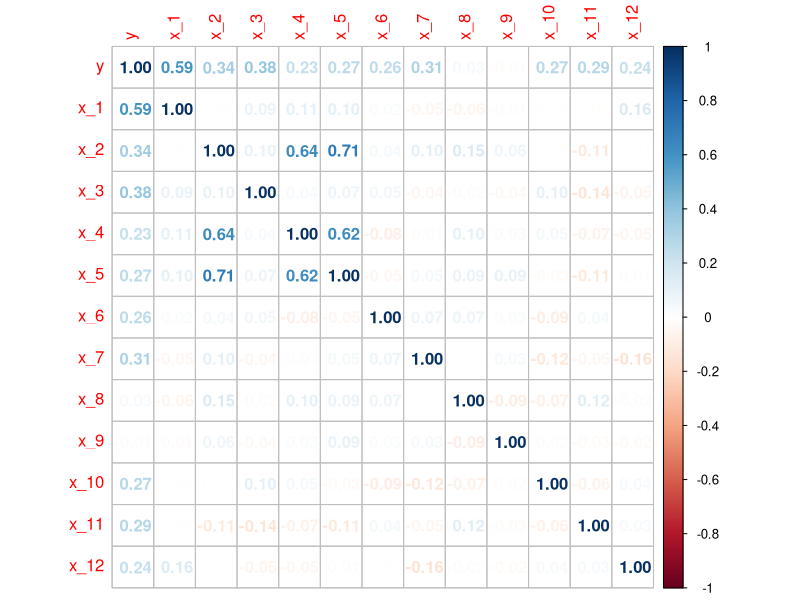
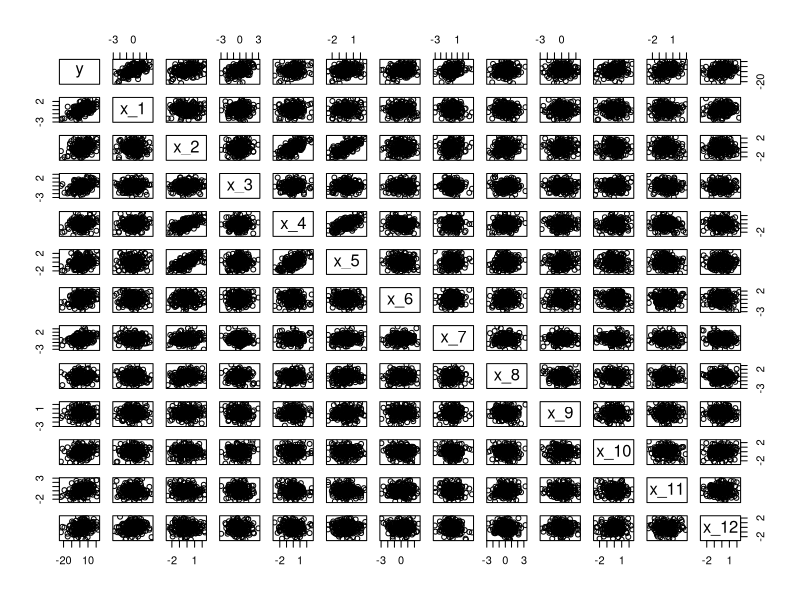
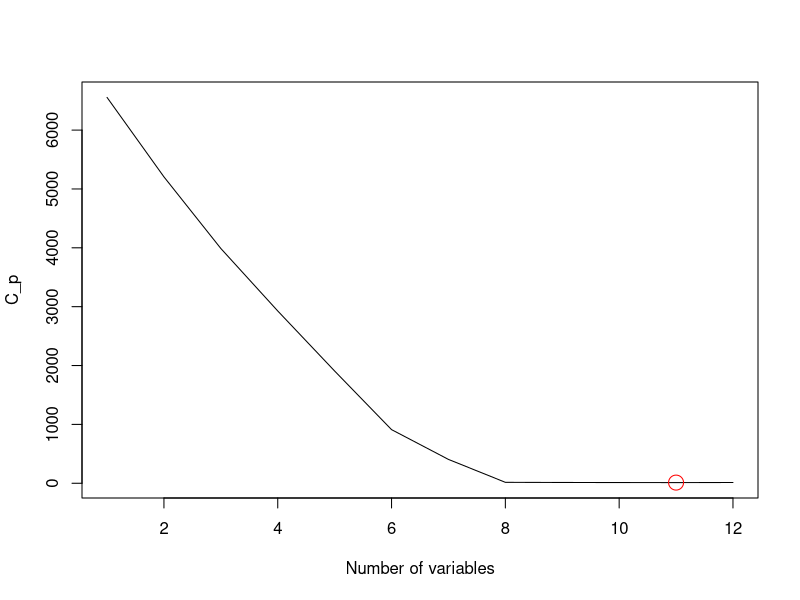

The R source for these figures, in order:

# Esercitazione riassuntiva regressione lineare

# Si consideri il dataset "exercise_30_10.csv" contenente 200 osservazioni della
# variabile dipendente Y e di 12 regressori. Nel dataset non sono presenti
# osservazioni con valori NA. Si vuole determinare un modello di regressione
# lineare che leghi Y ai regressori.
# Dividere il dataset in una parte di train (80% delle osservazioni) e una parte
# di test (20% delle osservazioni).

# a. Analizzare la correlazione tra le variabili. In base all'analisi effettuata,
#    commentare quali regressori potrebbero essere più influenti ai fini del calcolo
#    del modello di regressione.

# b. Calcolare i coefficienti del modello di regressione, usando sia le funzioni
#    builtin di R che usando la relazione esplicita per il calcolo dei coefficienti.
#    Verificare che i risultati siano coerenti.
#    Calcolare l'MSE di training del modello ottenuto, calcolando esplicitamente
#    i valori della y predetta dal modello.

# c. Effettuare una selezione dei regressori applicando la backward stepwise selection,
#    utilizzare Cp come metrica per scegliere il numero di regressori.
#    Calcolare l'MSE di training del modello ottenuto, calcolando esplicitamente
#    i valori della y predetta dal modello.
#    Si commenti sul numero di regressori scelti in relazione all'analisi di correlazione
#    effettuata al punto a.

# d. Calcolare l'MSE di test ottenuto con i due modelli di regressione calcolati ai punti b e c.
#    La differenza tra i due risultati è significativa? Commentare il comportamento osservato.

setwd("~/GitHub Repos/UNISA-Vault/MastersDegree/Data Science/Exercises")

install.packages('corrplot')
install.packages('leaps')
library('corrplot')
library('leaps')

df = read.csv("exercise_30_10.csv")
n = nrow(df)

set.seed(1902)
train_idxs = sample(seq_len(n), size = 0.8 * n)

train_data  = df[train_idxs, ]
test_data   = df[-train_idxs, ]


## Punto a.

cor_matrix = cor(df)
corrplot(cor_matrix, method='number')
plot(df)

# Dall'analisi di correlazione tra la variabile dipendente e quelle indipendenti
# possiamo notare come quelli che potrebbero essere i più significativi per il
# nostro modello di regressione lineare multiplo potrebbe essere quello composto
# da x1, x2, x3, x7 (abbiamo preso quelli con corr(a,b)>=0.30)
#
# Un altro elemento che possiamo notare dal grafico di correlazione, è la
# presenza di una certa correlazione lineare tra coppie di variabili, come
# x2:x4, x2:x5, x4:x5.
#
# Inoltre vediamo anche come tra i vari regressori, quelli meno significativi e
# che nel modello non influenzerebbero la regressione, ci sono x8 e x9


## Punto b.

# Built-in R functions to evaluate model coefficients
lin_mod       = lm(y~., data=train_data)
lin_mod_summ  = summary(lin_mod)

# Using OLS
Mx = as.matrix(cbind(1, train_data[, colnames(train_data) != 'y']))
vy = as.matrix(train_data[, c('y')])
betas = solve(t(Mx) %*% Mx) %*% t(Mx) %*% vy

# Coefficients evaluated in both ways are equals!

# Calcola l'MSE (Mean Squared Error) del modello lineare sui dati di training
# utilizzando i valori fitted già calcolati dal modello
MSE_lin_mod_train = mean((train_data$y - lin_mod$fitted.values)^2)

# Genera previsioni usando la funzione predict() sui dati di training
predict_lin_mod_train = predict(lin_mod, newdata = train_data)

# Estrae i coefficienti del modello lineare e li trasforma in una matrice colonna
coef_lm = matrix(lin_mod$coefficients, ncol=1)

# Calcola manualmente le previsioni moltiplicando la matrice di design 
# (che include l'intercetta come colonna di 1) per i coefficienti
# Seleziona tutte le colonne tranne 'y' (le variabili predittive)
predict_lin_mod_train = cbind(1, as.matrix(train_data[, colnames(train_data) != 'y'])) %*% coef_lm

# Ricalcola l'MSE usando le previsioni calcolate manualmente
MSE_lin_mod_train = mean((train_data$y - predict_lin_mod_train)^2)  # = 0.9724531


## Punto c.
lin_mod_back      = regsubsets(y~., data=train_data, nvmax = 12, method = 'backward')
lin_mod_back_summ = summary(lin_mod_back)

dev.new()
plot(lin_mod_back_summ$cp, xlab="Number of variables", ylab="C_p", type="l")
points(which.min(lin_mod_back_summ$cp), min(lin_mod_back_summ$cp), col="red", cex=2)

# scegliamo il modello con 8 parametri (da 9 in sù non portano un sostanziale miglioramento delle performance)

coef_back = matrix(coef(lin_mod_back, 8), ncol=1)
vars_back = names(coef(lin_mod_back, 8))[-1]

predict_back_test = cbind(1, as.matrix(test_data[, vars_back, drop=FALSE])) %*% coef_back
MSE_lin_mod_back_test = mean((test_data$y - predict_back_test)^2)


## Punto d.

# Possiamo vedere come tra i due ci sia una differenza in termini di MSE,
# in particolare notiamo:
#  - MSE modello completo - MSE = 0.972
#  - MSE modello backward - MSE = 0.851
#
# Quindi con meno regressori, otteniamo performance un errore quadratico medio
# minore. E soprattutto, possiamo vedere come siano stati inseriti nel secondo
# modello dei regressori tutti altamente significativi (nonostante dalla nostra
# analisi non fossero presenti).
#
# La differenza, però, tra i due MSE ottenunti è piccola.
# Ciò è dovuto al fatto, ovviamente, che i regressori non inclusi nel secondo
# modello non erano significativi nella sua risposta.
#
# L'indice adjusted-R^2 tra i due rimane pressochè invariato:
# rispettivametne 0.985 vs. 0.9845
